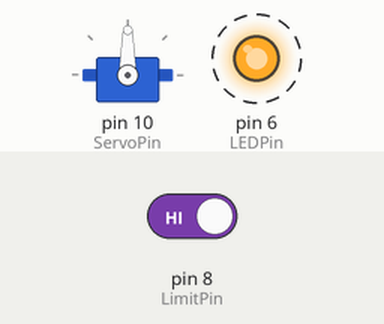
Simulated run of this sketch. Board: Arduino Uno, built with avr-gcc and run on an emulated ATmega328P. Parts: servo, output pins drawn as LEDs (lit = HIGH). Dashed ring = blinking. Inputs (shaded band) come from the test bench; at power-on: pin 8 (LimitPin) HIGH. What the sketch prints to the serial monitor is not drawn.

Above: at 1.1 s.
Timing chart, 0 to 4.0 s (numbered marks = the images above):
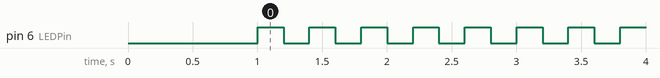

Measured:
- by itself, pin 6 (LEDPin): alternates HIGH for 0.20 s and LOW for 0.20 s

The sketch:

Barebones_Descent.ino
```cpp
/*
  Barebones_Descent

  Simplified code (only timing, no logging!!) for Iowa State University's 2024-2025 Design Build Fly (DBF) team's X-1 glider

  This program only uses the limit switch, servo, and LEDs (does not use GPS, IMU, or SD)

  Backup in case parts break or we have technical issues with data logging

*/

/* Libraries */
#include <TaskScheduler.h> //for more info refer to source repository: https://github.com/arkhipenko/TaskScheduler/tree/master
#include <PWMServo.h> //must use this library because basic Servo.h Arduino library cannot run on Teensy 4.1's processor

/* Method Prototypes */
void moveRudder(int angle);


// global flag to tell whether (true) or not (false) the limit switch has been triggered
bool limitTriggeredFlag = true;
unsigned long limitTriggeredTime = 0;

// set up enum for the glider's flight state, initialize to PRERELEASE state
enum {PRERELEASE, DESCENT_OUT, DESCENT_TURNAROUND, DESCENT_RETURN, DESCENT_CIRCLE, ERROR_STATE} flightState = PRERELEASE;

/* Constants and Pins */
static const int ServoPin = 10, LEDPin = 6, LimitPin = 8;
static const uint32_t MONITOR_BAUD = 115200;
static const int LIMIT_TRIGGERED_BUFFER_MILLIS = 1000;

//servo info
#define SERVO_CENTER_DEGREES 90
#define SERVO_TURN_RIGHT_SOFT_DEGREES 150
#define SERVO_TURN_RIGHT_HARD_DEGREES 180
#define SERVO_TURN_LEFT_SOFT_DEGREES 30
#define SERVO_TURN_LEFT_HARD_DEGREES 0
#define RUDDER_RANGE_DEGREES 180  //Limits the servo's movement from (90 - RUDDER_RANGE_DEGREES) to (90 + RUDDER_RANGE_DEGREES), corrects if invalid input is given to moveRudder function

//static const int RUDDER_RANGE_DEGREES = 90; //Limits the servo's movement from (90 - RUDDER_RANGE_DEGREES) to (90 + RUDDER_RANGE_DEGREES), corrects if invalid input is given to moveRudder function

//timing info
#define STRAIGHT_POST_RELEASE_MILLIS 2000
#define TURNAROUND_MILLIS 5000
#define STRAIGHT_POST_TURNAROUND_MILLIS 2000
//will be used as "stopwatches" to achieve the timings outlined above for each stage of the flight
int flightStateTimingStart, flightStateTimingEnd;
#define LED_DELAY_MILLIS 200

/* Declaring Components */
PWMServo rudderServo;                 //declare servo to control rudder

void setup() {
  //setup Serial communication
  Serial.begin(MONITOR_BAUD);

  //setup pins
  pinMode(LEDPin, OUTPUT);
  pinMode(LimitPin, INPUT_PULLUP);
  pinMode(ServoPin, OUTPUT);

  //setup servo
  rudderServo.attach(ServoPin); //attach pin to servo object
  moveRudder(SERVO_CENTER_DEGREES);               //set servo to center position

  delay(1000);
}

void loop() {
  switch(flightState){
      case PRERELEASE:
      Serial.println("prerelease");
      //checks to see if X-1 has been released based on limit switch
      if(digitalRead(LimitPin) == HIGH){
        //switch opened (X-1 likely released)
        if(!limitTriggeredFlag){
          //"starts the stopwatch" for how long the limit switch has been open
          limitTriggeredFlag = true;
          limitTriggeredTime = millis();
        } else {
          unsigned long currentMillis = millis();
          //if the limit switch has been opened for specified time
          if((currentMillis - limitTriggeredTime) >= LIMIT_TRIGGERED_BUFFER_MILLIS){
            //start strobing LEDs by enabling strobe task
            //strobeTask.enable();
            //update flightState
            flightState = DESCENT_OUT;
          }
        }
      } else {
        //switch closed
        limitTriggeredFlag = false;
      }
      break;
    case DESCENT_OUT:
      Serial.println("descent out");
      //fly straight until reaching turn line
      moveRudder(SERVO_CENTER_DEGREES);
      flightStateTimingStart = millis();
      flightStateTimingEnd = flightStateTimingStart;
      //wait in this loop for time specified by STRAIGHT_POST_RELEASE_MILLIS
      while(flightStateTimingEnd - flightStateTimingStart < STRAIGHT_POST_RELEASE_MILLIS){
        flightStateTimingEnd = millis();

        //Serial.println("Strobe");
        // Stobe LEDs by setting them to HIGH if they were LOW, and LOW if they were HIGH
        if(digitalRead(LEDPin) == LOW){
          digitalWrite(LEDPin, HIGH);
          delay(LED_DELAY_MILLIS);
        } else {
          digitalWrite(LEDPin, LOW);
          delay(LED_DELAY_MILLIS);
        }
      }
      flightState = DESCENT_TURNAROUND;
      break;
    case DESCENT_TURNAROUND:
      Serial.println("descent turnaround");
      moveRudder(SERVO_TURN_LEFT_SOFT_DEGREES); //CAN CHANGE TO TURN RIGHT
      flightStateTimingStart = millis();
      flightStateTimingEnd = flightStateTimingStart;
      //wait in this loop for time specified by TURNAROUND_MILLIS
      while(flightStateTimingEnd - flightStateTimingStart < TURNAROUND_MILLIS){
        flightStateTimingEnd = millis();

        //Serial.println("Strobe");
        // Stobe LEDs by setting them to HIGH if they were LOW, and LOW if they were HIGH
        if(digitalRead(LEDPin) == LOW){
          digitalWrite(LEDPin, HIGH);
          delay(LED_DELAY_MILLIS);
        } else {
          digitalWrite(LEDPin, LOW);
          delay(LED_DELAY_MILLIS);
        }
      }
      flightState = DESCENT_RETURN;
      break;
    case DESCENT_RETURN:
      Serial.println("descent return");
      //fly straight until reaching finish line
      moveRudder(SERVO_CENTER_DEGREES);
      flightStateTimingStart = millis();
      flightStateTimingEnd = flightStateTimingStart;
      //wait in this loop for time specified by STRAIGHT_POST_TURNAROUND_MILLIS
      while(flightStateTimingEnd - flightStateTimingStart < STRAIGHT_POST_TURNAROUND_MILLIS){
        flightStateTimingEnd = millis();

        //Serial.println("Strobe");
        // Stobe LEDs by setting them to HIGH if they were LOW, and LOW if they were HIGH
        if(digitalRead(LEDPin) == LOW){
          digitalWrite(LEDPin, HIGH);
          delay(LED_DELAY_MILLIS);
        } else {
          digitalWrite(LEDPin, LOW);
          delay(LED_DELAY_MILLIS);
        }
      }
      flightState = DESCENT_CIRCLE;
      break;
    case DESCENT_CIRCLE:
      Serial.println("descent circle");
      //set rudder to circle in scoring zone until landing
      moveRudder(SERVO_TURN_LEFT_HARD_DEGREES); //CAN CHANGE TO TURN RIGHT
      while(1){
        //infinite loop, circle until landing
        //Serial.println("Strobe");
        // Stobe LEDs by setting them to HIGH if they were LOW, and LOW if they were HIGH
        if(digitalRead(LEDPin) == LOW){
          digitalWrite(LEDPin, HIGH);
          delay(LED_DELAY_MILLIS);
        } else {
          digitalWrite(LEDPin, LOW);
          delay(LED_DELAY_MILLIS);
        }
      }
      break;
    case ERROR_STATE:
      Serial.println("In ERROR flight state!!!");
      break;
  }
}
```
